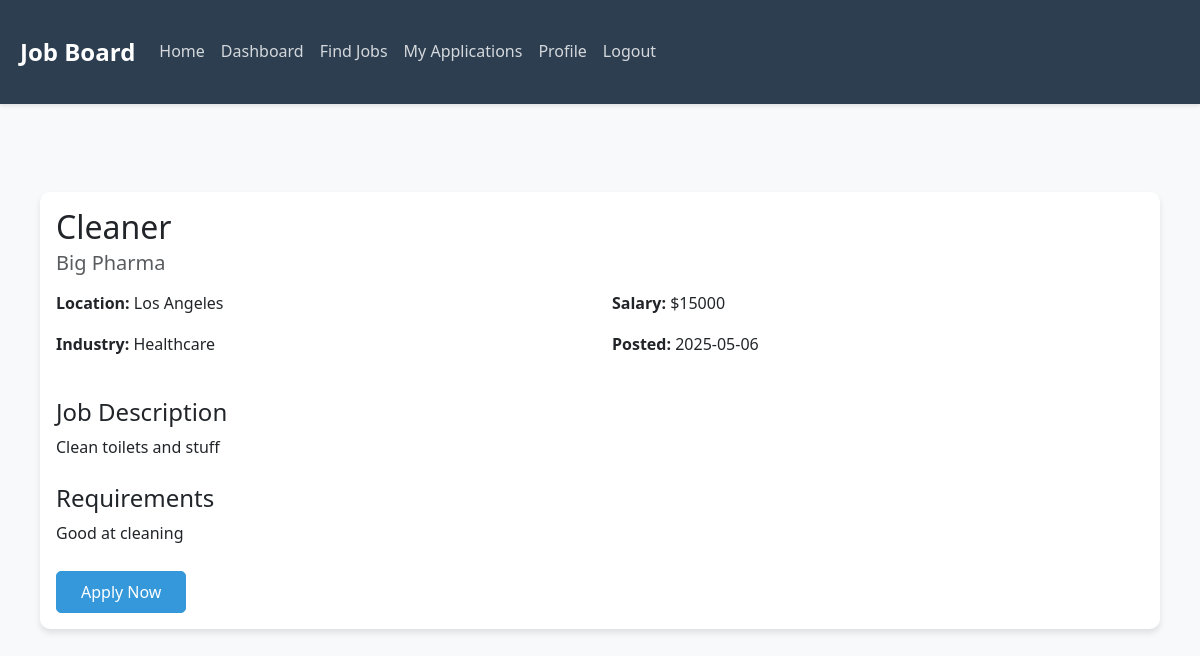
Page /job/5 (signed in) on the committed database.
### tables this page shows
CREATE TABLE job (
                id INTEGER PRIMARY KEY AUTOINCREMENT,
                title TEXT NOT NULL,
                description TEXT NOT NULL,
                requirements TEXT NOT NULL,
                salary INTEGER NOT NULL,
                company_id INTEGER NOT NULL,
                created_at TIMESTAMP DEFAULT CURRENT_TIMESTAMP,
                FOREIGN KEY (company_id) REFERENCES company (id)
            );

CREATE TABLE company (
                id INTEGER PRIMARY KEY AUTOINCREMENT,
                name TEXT NOT NULL,
                location TEXT NOT NULL,
                industry TEXT NOT NULL,
                owner_id INTEGER NOT NULL,
                FOREIGN KEY (owner_id) REFERENCES user (id)
            );

### app.py (the view)
@app.route('/job/<int:job_id>')
@login_required
def job_details(job_id):
    db = get_db()
    cursor = db.cursor()
    cursor.execute('''
        SELECT j.*, c.name as company_name, c.location, c.industry,
               CASE WHEN a.id IS NOT NULL THEN 1 ELSE 0 END as has_applied
        FROM job j
        JOIN company c ON j.company_id = c.id
        LEFT JOIN application a ON j.id = a.job_id AND a.user_id = ?
        WHERE j.id = ?
    ''', (current_user.id, job_id))
    job = cursor.fetchone()
    if not job:
        db.close()
        flash('Job not found.')
        return redirect(url_for('find_jobs'))
    db.close()
    return render_template('job_details.html', job=job, has_applied=job['has_applied'])

### app.py (called while the page is built)
def get_db():
    db = sqlite3.connect(DATABASE)
    db.row_factory = sqlite3.Row
    return db

@login_manager.user_loader
def load_user(user_id):
    db = get_db()
    cursor = db.cursor()
    cursor.execute('SELECT * FROM user WHERE id = ?', (user_id,))
    user_data = cursor.fetchone()
    db.close()
    if user_data:
        return User(user_data['id'], user_data['name'], user_data['email'],
                   user_data['password'], user_data['role'])
    return None

### templates/job_details.html (shortened to what this page needs)
{% extends "base.html" %}
{% block content %}
<div class="container mt-4">
    <div class="row">
        <div class="col-12">
            <div class="card">
                <div class="card-body">
                    <h2 class="card-title">{{ job['title'] }}</h2>
                    <h5 class="card-subtitle mb-3 text-muted">{{ job['company_name'] }}</h5>
                    <div class="row mb-4">
                        <div class="col-md-6">
                            <p><strong>Location:</strong> {{ job['location'] }}</p>
                            <p><strong>Industry:</strong> {{ job['industry'] }}</p>
                        </div>
                        <div class="col-md-6">
                            <p><strong>Salary:</strong> ${{ job['salary'] }}</p>
                            <p><strong>Posted:</strong> {{ job['created_at'].split()[0] if job['created_at'] else 'N/A' }}</p>
                        </div>
                    </div>
                    <div class="mb-4">
                        <h4>Job Description</h4>
                        <p>{{ job['description'] }}</p>
                    </div>
                    <div class="mb-4">
                        <h4>Requirements</h4>
                        <p>{{ job['requirements'] }}</p>
                    </div>
                    {% if current_user.is_authenticated and current_user.role == 'job_seeker' %}
                        {% if not has_applied %}
                            <a href="{{ url_for('apply_job', job_id=job['id']) }}" class="btn btn-primary">Apply Now</a>
                        {% else %}
                            <button class="btn btn-secondary" disabled>Already Applied</button>
                        {% endif %}
                    {% elif not current_user.is_authenticated %}
                        <a href="{{ url_for('login') }}" class="btn btn-primary">Login to Apply</a>
                    {% endif %}
                </div>
            </div>
        </div>
    </div>
</div>
{% endblock %}

### static/css/styles.css (style rules this page uses)
:root { --primary-color: #2c3e50; --secondary-color: #3498db; --accent-color: #e74c3c; --light-gray: #f8f9fa; --dark-gray: #343a40; --success-color: #2ecc71; --warning-color: #f1c40f; --danger-color: #e74c3c; }
body { font-family: 'Segoe UI', Tahoma, Geneva, Verdana, sans-serif; line-height: 1.6; color: var(--dark-gray); background-color: var(--light-gray); }
.card { border: none; border-radius: 10px; box-shadow: 0 4px 6px rgba(0,0,0,0.1); transition: transform 0.3s ease, box-shadow 0.3s ease; }
.btn-primary { background-color: var(--secondary-color); border-color: var(--secondary-color); padding: 0.5rem 1.5rem; border-radius: 5px; transition: all 0.3s ease; }

### templates/base.html (style rules this page uses)
.container { max-width: 1200px; margin: 0 auto; padding: 20px; }

### rows in the picture
job: title "Cleaner", salary "15000", created_at "2025-05-06", description "Clean toilets and stuff", requirements "Good at cleaning"
company: company_name "Big Pharma", location "Los Angeles", industry "Healthcare"
